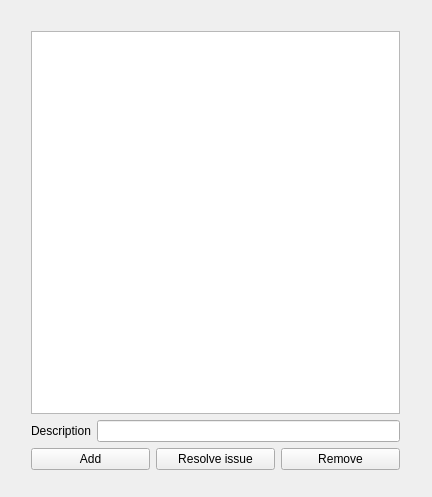
<?xml version="1.0" encoding="UTF-8"?>
<ui version="4.0">
 <class>GUI</class>
 <widget class="QWidget" name="GUI">
  <property name="geometry">
   <rect>
    <x>0</x>
    <y>0</y>
    <width>432</width>
    <height>497</height>
   </rect>
  </property>
  <property name="windowTitle">
   <string>GUI</string>
  </property>
  <widget class="QWidget" name="">
   <property name="geometry">
    <rect>
     <x>20</x>
     <y>20</y>
     <width>391</width>
     <height>461</height>
    </rect>
   </property>
   <layout class="QVBoxLayout" name="verticalLayout_2">
    <item>
     <layout class="QVBoxLayout" name="verticalLayout">
      <item>
       <widget class="QListWidget" name="list"/>
      </item>
      <item>
       <layout class="QHBoxLayout" name="horizontalLayout">
        <item>
         <widget class="QLabel" name="descLabel">
          <property name="text">
           <string>Description</string>
          </property>
         </widget>
        </item>
        <item>
         <widget class="QLineEdit" name="descTest"/>
        </item>
       </layout>
      </item>
     </layout>
    </item>
    <item>
     <layout class="QHBoxLayout" name="horizontalLayout_2">
      <item>
       <widget class="QPushButton" name="addBtn">
        <property name="text">
         <string>Add</string>
        </property>
       </widget>
      </item>
      <item>
       <widget class="QPushButton" name="resolveBtn">
        <property name="text">
         <string>Resolve issue</string>
        </property>
       </widget>
      </item>
      <item>
       <widget class="QPushButton" name="removeBtn">
        <property name="text">
         <string>Remove</string>
        </property>
       </widget>
      </item>
     </layout>
    </item>
   </layout>
  </widget>
 </widget>
 <layoutdefault spacing="6" margin="11"/>
 <resources/>
 <connections/>
</ui>
